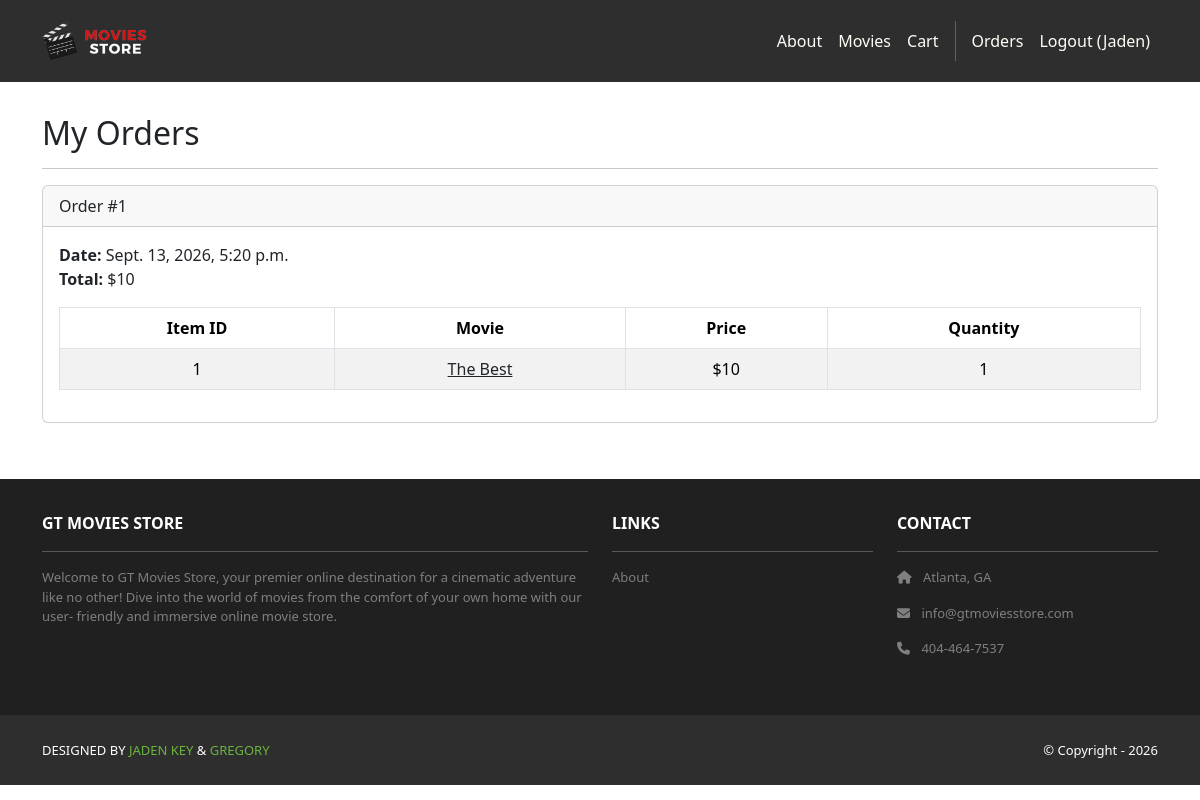
/accounts/orders/ (signed in), run on an earlier commit of the app's database.
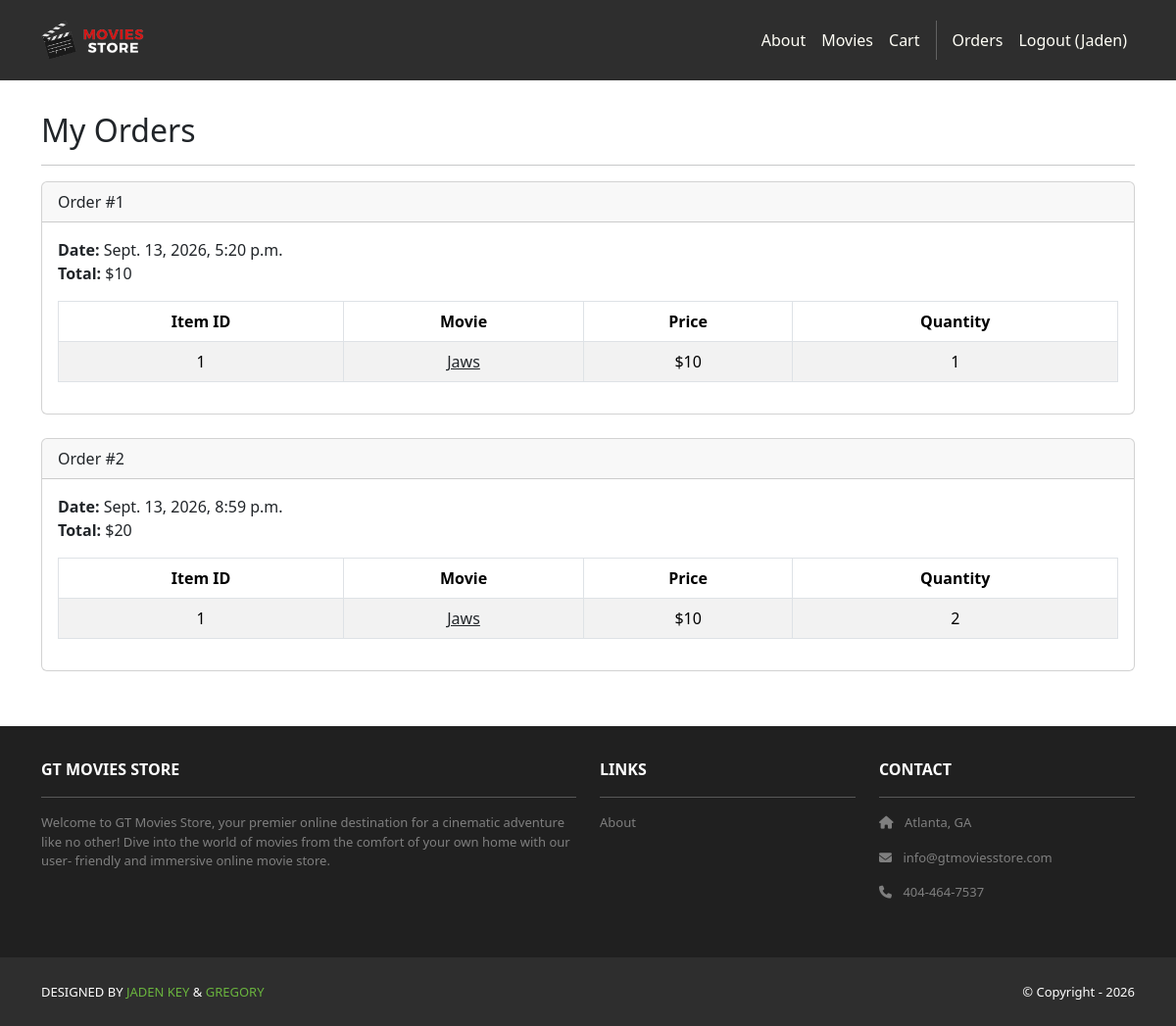
And on a later commit of the database.
### cart/models.py (models this page shows, shortened)
class Order(models.Model):
    id = models.AutoField(primary_key=True)
    total = models.IntegerField()
    date = models.DateTimeField(auto_now_add=True)
    user = models.ForeignKey(User,
        on_delete=models.CASCADE)

class Item(models.Model):
    id = models.AutoField(primary_key=True)
    price = models.IntegerField()
    quantity = models.IntegerField()
    order = models.ForeignKey(Order,
        on_delete=models.CASCADE)
    movie = models.ForeignKey(Movie,
        on_delete=models.CASCADE)

### movies/models.py (models this page shows, shortened)
class Movie(models.Model):
    id = models.AutoField(primary_key=True)
    name = models.CharField(max_length=255)
    price = models.IntegerField()
    description = models.TextField()
    image = models.ImageField(upload_to='movie_images/')

### accounts/views.py (the view)
# urls.py: path('orders/', views.orders, name='accounts.orders'),
@login_required
def orders(request):
    template_data = {}
    template_data['title'] = 'Orders'
    template_data['orders'] = request.user.order_set.all()
    return render(request, 'accounts/orders.html',
        {'template_data': template_data})

### accounts/templates/accounts/orders.html
{% extends 'base.html' %}
{% block content %}
<div class="p-3">
  <div class="container">
    <div class="row mt-3">
      <div class="col mx-auto mb-3">
        <h2>My Orders</h2>
        <hr />
        {% for order in template_data.orders %}
        <div class="card mb-4">
          <div class="card-header">
            Order #{{ order.id }}
          </div>
          <div class="card-body">
            <b>Date:</b> {{ order.date }}<br />
            <b>Total:</b> ${{ order.total }}<br />
            <table class="table table-bordered table-striped text-center mt-3">
              <thead>
                <tr>
                  <th scope="col">Item ID</th>
                  <th scope="col">Movie</th>
                  <th scope="col">Price</th>
                  <th scope="col">Quantity</th>
                </tr>
              </thead>
              <tbody>
                {% for item in order.item_set.all %}
                <tr>
                  <td>{{ item.movie.id }}</td>
                  <td>
                    <a class="link-dark"
                      href="{% url 'movies.show' id=item.movie.id %}">
                      {{ item.movie.name }}
                    </a>
                  </td>
                  <td>${{ item.movie.price }}</td>
                  <td>{{ item.quantity }}</td>
                </tr>
                {% endfor %}
              </tbody>
            </table>
          </div>
        </div>
        {% endfor %}
      </div>
    </div>
  </div>
</div>
{% endblock content %}

What changed in the data, as far as the page shows it:
changed through a linked row, Item (number 1 of 2 on the later page): movie.name "The Best" → "Jaws"
added Order: id "2", date "Sept. 13, 2026, 8:59 p.m.", total "20"
added Item: movie.id "1", movie.name "Jaws", movie.price "10", quantity "2"
